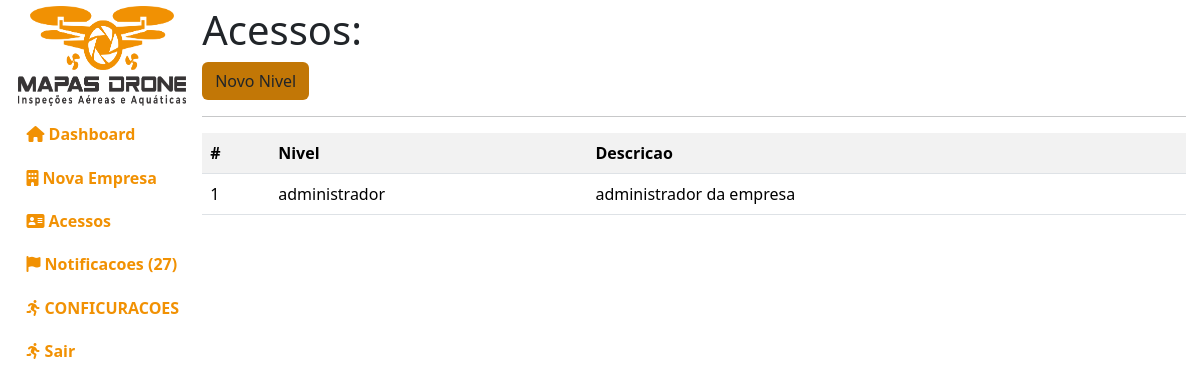
The page /administracao/niveis/ (signed in) on the database its author committed.
### empresa/models.py (models this page shows, shortened)
class Nivel(models.Model):
    nome_do_nivel = models.CharField(max_length=100, default="")
    descricao = models.TextField(max_length=255, default="")
    data_criado = models.DateTimeField(default=timezone.now)
    class Meta:
        db_table = "nivel"
        verbose_name = "Nivel"
        verbose_name_plural = "Niveis"
        ordering = ["-id"]

### administracao/views.py (the view)
# urls.py: path("niveis/", views.gerenciar_niveis),
def gerenciar_niveis(request):
    if request.user.is_authenticated and request.user.is_superuser:
        niveis = Nivel.objects.all()
        notificacoes = pega_notificacoes()
        context = {"niveis": niveis,
                   "notificacoes": notificacoes, "aviso": aviso()}
        return render(request, "administracao/public/gerenciar-niveis.html", context)
    info(request, msg="Voce nao tem permissao para acessar essa pagina!")
    return redirect("/")

### administracao/views.py (called while the page is built)
def pega_notificacoes(ordem="last"):
    notificacoes = Notificacoes.objects.all()
    return notificacoes

def aviso():
    nl = 0
    aviso = False
    for n in pega_notificacoes():
        if not n.visto:
            nl += 1
    if nl > 0:
        aviso = True
    return aviso

### templates/administracao/public/gerenciar-niveis.html (shortened to what this page needs)
{% extends 'base.html' %}
{% load static %}
{% load django_bootstrap5 %}
{% block css %}
<link rel="stylesheet" href="{% static 'index/css/administracao.css' %}">
{% endblock %}
{% block ld %}
<h1>Acessos:</h1>
<a class="botao btn" href="novo/">Novo Nivel</a>
<hr/>
{% if niveis %}
<table class="table table-striped">
    <tr>
        <th>#</th>
        <th>Nivel</th>
        <th>Descricao</th>
        <th></th>
    </tr>
{% for nivel in niveis %}
    <tr>
        <td>{{nivel.id}}</td>
        <td>
            <span>{{nivel.nome_do_nivel}}</span>
        </td>
        <td>{{nivel.descricao}}
        </td>
        <td>
        </td>
    </tr>
{% endfor %}
</table>
{% else %}
    <div class="alert alert-danger">Nenhum nivel de acesso cadastrado</div>
{% endif %}
{% endblock %}

### index/static/index/css/index.css (style rules this page uses)
body { overflow:hidden; }
.botao { background-color:#c27706; }

### rows shown on the page
Nivel: id "1", nome_do_nivel "administrador", descricao "administrador da empresa"

### other values the page prints
{{ notificacoes|length }} "27"
